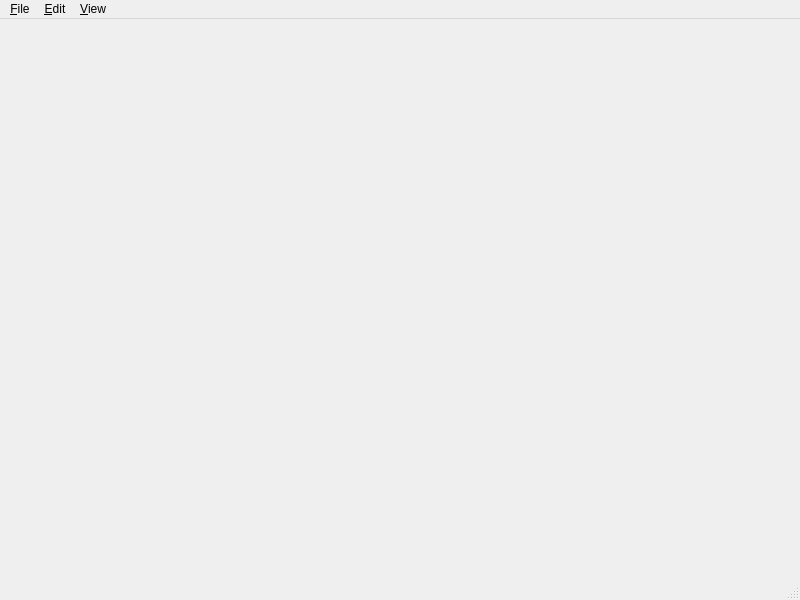
<?xml version="1.0" encoding="UTF-8"?>
<ui version="4.0">
 <class>MainBoard</class>
 <widget class="QMainWindow" name="MainBoard">
  <property name="geometry">
   <rect>
    <x>0</x>
    <y>0</y>
    <width>800</width>
    <height>600</height>
   </rect>
  </property>
  <property name="windowTitle">
   <string>GeoDesk</string>
  </property>
  <widget class="QWidget" name="centralwidget">
   <layout class="QGridLayout" name="gridLayout"/>
  </widget>
  <widget class="QMenuBar" name="menubar">
   <property name="geometry">
    <rect>
     <x>0</x>
     <y>0</y>
     <width>800</width>
     <height>29</height>
    </rect>
   </property>
   <widget class="QMenu" name="menuFile">
    <property name="title">
     <string>&amp;File</string>
    </property>
    <addaction name="actionOpen"/>
    <addaction name="actionLoadWorldFile"/>
    <addaction name="separator"/>
    <addaction name="actionSaveWorldFile"/>
    <addaction name="actionSaveDataFile"/>
    <addaction name="separator"/>
    <addaction name="actionQuit"/>
   </widget>
   <widget class="QMenu" name="menu_View">
    <property name="title">
     <string>&amp;View</string>
    </property>
    <addaction name="actionZoomIn"/>
    <addaction name="actionZoomOut"/>
    <addaction name="actionNormalSize"/>
   </widget>
   <widget class="QMenu" name="menu_Edit">
    <property name="title">
     <string>&amp;Edit</string>
    </property>
    <addaction name="actionGeoreferenceImage"/>
    <addaction name="actionSetData"/>
   </widget>
   <addaction name="menuFile"/>
   <addaction name="menu_Edit"/>
   <addaction name="menu_View"/>
  </widget>
  <widget class="QStatusBar" name="statusbar"/>
  <action name="actionOpen">
   <property name="text">
    <string>&amp;Open image</string>
   </property>
   <property name="toolTip">
    <string>Open an image</string>
   </property>
   <property name="shortcut">
    <string>Ctrl+O</string>
   </property>
  </action>
  <action name="actionQuit">
   <property name="text">
    <string>&amp;Quit</string>
   </property>
   <property name="toolTip">
    <string>Quit GeoDesk</string>
   </property>
   <property name="shortcut">
    <string>Ctrl+Q</string>
   </property>
  </action>
  <action name="actionZoomIn">
   <property name="text">
    <string>Zoom &amp;in</string>
   </property>
   <property name="shortcut">
    <string>Ctrl++</string>
   </property>
  </action>
  <action name="actionZoomOut">
   <property name="text">
    <string>Zoom &amp;out</string>
   </property>
   <property name="shortcut">
    <string>Ctrl+-</string>
   </property>
  </action>
  <action name="actionNormalSize">
   <property name="text">
    <string>&amp;Normal size</string>
   </property>
  </action>
  <action name="actionFitToWindow">
   <property name="text">
    <string>&amp;Fit to window</string>
   </property>
  </action>
  <action name="actionSaveWorldFile">
   <property name="text">
    <string>Save &amp;world file</string>
   </property>
  </action>
  <action name="actionSaveDataFile">
   <property name="text">
    <string>&amp;Save data file</string>
   </property>
   <property name="shortcut">
    <string>Ctrl+S</string>
   </property>
  </action>
  <action name="actionGeoreferenceImage">
   <property name="text">
    <string>&amp;Geo-reference image</string>
   </property>
  </action>
  <action name="actionLoadWorldFile">
   <property name="text">
    <string>&amp;Load world file</string>
   </property>
  </action>
  <action name="actionSetData">
   <property name="text">
    <string>&amp;Set data</string>
   </property>
  </action>
 </widget>
 <resources/>
 <connections>
  <connection>
   <sender>actionQuit</sender>
   <signal>activated()</signal>
   <receiver>MainBoard</receiver>
   <slot>close()</slot>
   <hints>
    <hint type="sourcelabel">
     <x>-1</x>
     <y>-1</y>
    </hint>
    <hint type="destinationlabel">
     <x>399</x>
     <y>299</y>
    </hint>
   </hints>
  </connection>
 </connections>
</ui>
